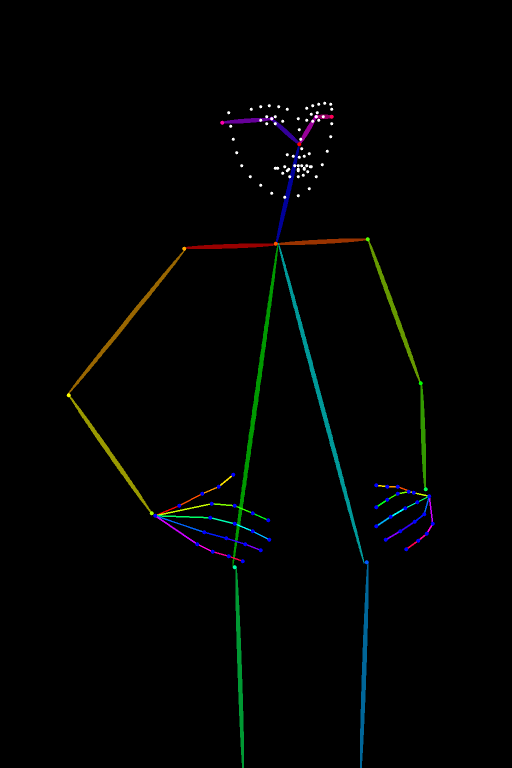
#> input picture workspace/workflows/comfyUIPoseCreator_v10/Official Pose Creator/Standing_bone_skeleton_0001.png, 512 x 768 px
$ python -i vision_slice_quality.py   (imports and definitions only)
#> lines starting #> are read from the running program, lines starting #| are printed output that depends on the picture
#!/usr/bin/env python3
"""
Vision V1 — classical frame quality on frames_manifest.json (run-anywhere).

Writes ``vision_slice_quality.ndjson`` + ``vision_slice_manifest__quality.json``.
Uses Pillow when available; otherwise ffmpeg raw gray decode.
"""

from __future__ import annotations

import argparse
import json
import os
import subprocess
import sys
import time
from datetime import datetime, timezone
from pathlib import Path
from typing import Any, Dict, List, Optional, Sequence, Tuple

from vision_slice_quality_metrics import Gray, rollup_quality_rows, score_frame

SCHEMA_VERSION = 1
QUALITY_NDJSON = "vision_slice_quality.ndjson"
QUALITY_MANIFEST = "vision_slice_manifest__quality.json"
QUALITY_VARIANT = "quality"


def utc_now() -> str:
    return datetime.now(timezone.utc).strftime("%Y-%m-%dT%H:%M:%SZ")


def _env_path(name: str) -> Optional[Path]:
    raw = (os.environ.get(name) or "").strip()
    return Path(raw).expanduser() if raw else None


# [15 lines left out: functions load_frames_manifest, resolve_frame_path, not called in this run]


def _gray_from_pil(path: Path, *, max_side: int = 384) -> Gray:
#> called with max_side = 384
    from PIL import Image  # type: ignore

    with Image.open(path) as im:
#> im is the input picture: PIL image 512x768 RGB; mean R, G, B 1.7, 2.9, 2.2
        im = im.convert("L")
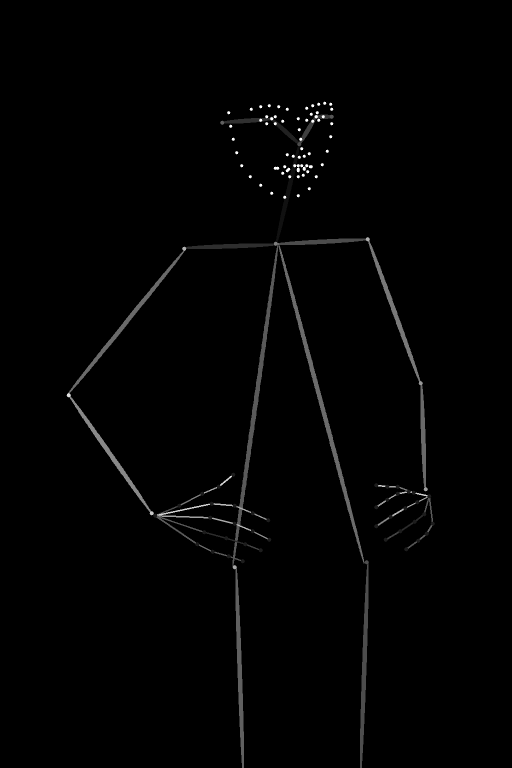
#> im: PIL image 512x768 L; min 0, max 255, mean 2.5
        w, h = im.size
#> w = 512; h = 768
        scale = min(1.0, float(max_side) / float(max(w, h, 1)))
#> scale = 0.5
        if scale < 1.0:
            im = im.resize((max(1, int(w * scale)), max(1, int(h * scale))), Image.BILINEAR)
#> im: PIL image 256x384 L
        pixels = list(im.getdata())
#> pixels = 98304 items
        ww, hh = im.size
#> ww = 256; hh = 384
    out: Gray = []
    for y in range(hh):
        row = pixels[y * ww : (y + 1) * ww]
        out.append([p / 255.0 for p in row])
#> after the loop, out = 384 items
    return out


# [71 lines left out: function _gray_from_ffmpeg, not called in this run]


def load_gray(path: Path, *, ffmpeg: str = "ffmpeg", max_side: int = 384) -> Gray:
    try:
        return _gray_from_pil(path, max_side=max_side)
    except Exception:
        return _gray_from_ffmpeg(path, ffmpeg=ffmpeg, max_side=max_side)


# [171 lines left out: functions run_quality, main, not called in this run]


# [2 lines not run here, left out]

>>> result = load_gray('../workflows/comfyUIPoseCreator_v10/Official Pose Creator/Standing_bone_skeleton_0001.png')
#> result = 384 items

$ run again, on workspace/workflows/comfyUIPoseCreator_v10/Official Pose Creator/Standing_bone_skeleton_0003.png
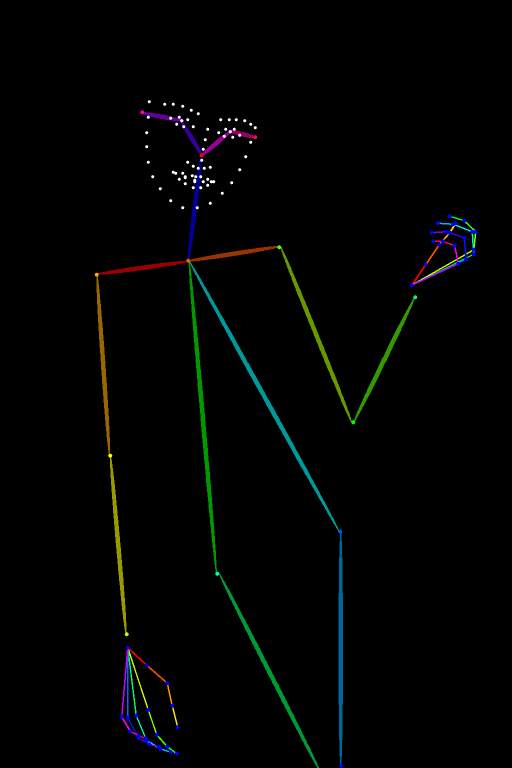
#> input picture workspace/workflows/comfyUIPoseCreator_v10/Official Pose Creator/Standing_bone_skeleton_0003.png, 512 x 768 px
#> in _gray_from_pil, im is the input picture: PIL image 512x768 RGB; mean R, G, B 1.9, 3.1, 2.2
#> in _gray_from_pil, `im = im.convert("L")`:
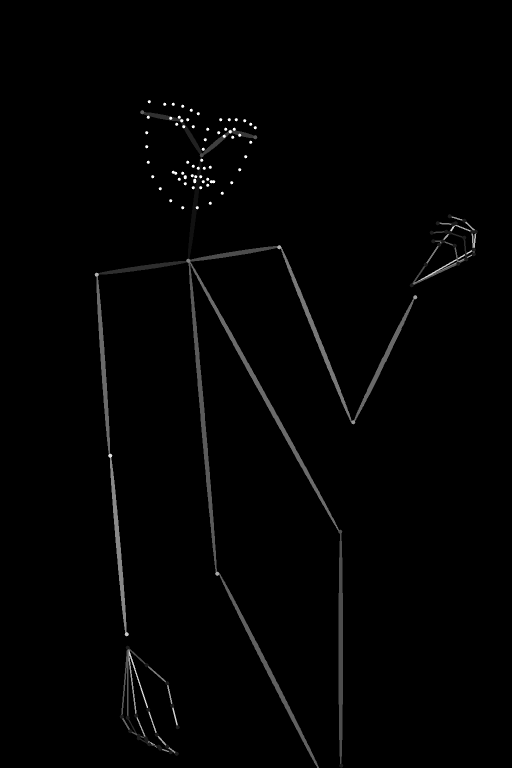
#> im: PIL image 512x768 L; min 0, max 255, mean 2.7
#> pixels = 98304 items
#> after the loop in _gray_from_pil, `for y in range(hh):`: out = 384 items

$ run again, on workspace/workflows/comfyUIPoseCreator_v10/Official Pose Creator/Standing_bone_skeleton_0004.png
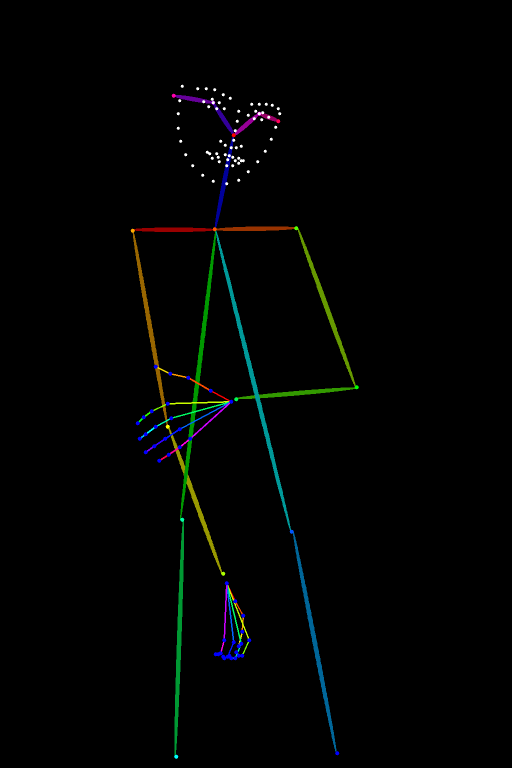
#> input picture workspace/workflows/comfyUIPoseCreator_v10/Official Pose Creator/Standing_bone_skeleton_0004.png, 512 x 768 px
#> in _gray_from_pil, im is the input picture: PIL image 512x768 RGB; mean R, G, B 1.7, 3, 2.2
#> in _gray_from_pil, `im = im.convert("L")`:
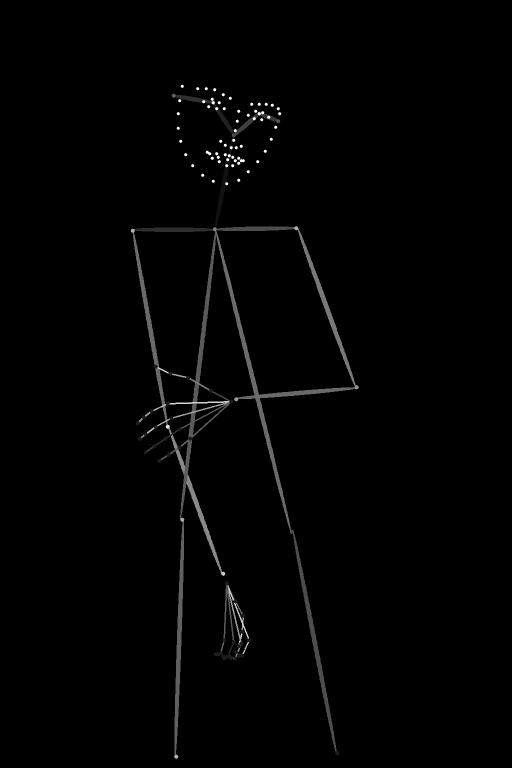
#> im: PIL image 512x768 L; min 0, max 255, mean 2.5
#> pixels = 98304 items
#> after the loop in _gray_from_pil, `for y in range(hh):`: out = 384 items

$ run again, on workspace/workflows/comfyUIPoseCreator_v10/Official Pose Creator/Standing_bone_skeleton_0005.png
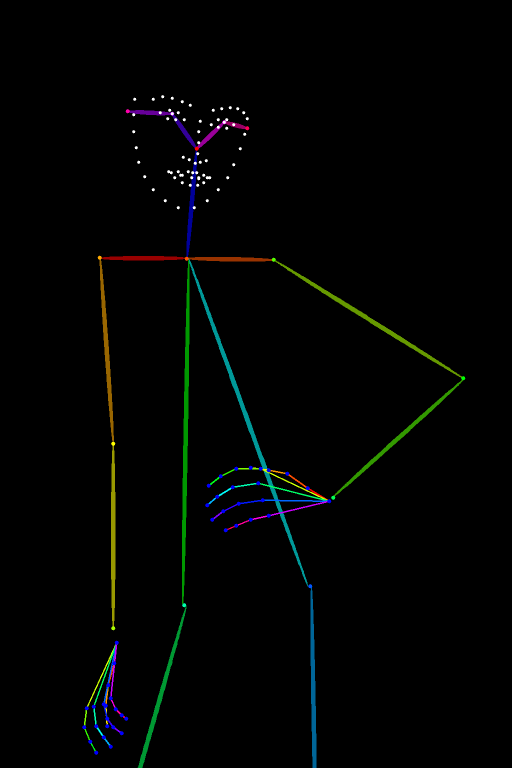
#> input picture workspace/workflows/comfyUIPoseCreator_v10/Official Pose Creator/Standing_bone_skeleton_0005.png, 512 x 768 px
#> in _gray_from_pil, im is the input picture: PIL image 512x768 RGB; mean R, G, B 1.9, 3.3, 2.3
#> in _gray_from_pil, `im = im.convert("L")`:
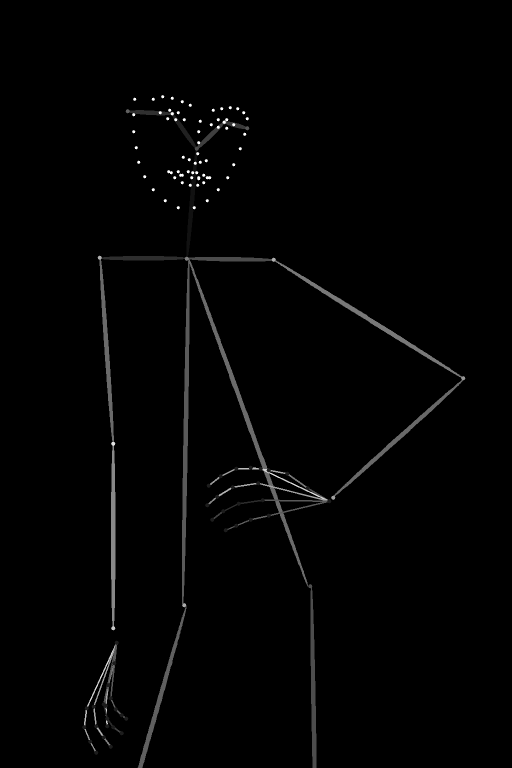
#> im: PIL image 512x768 L; min 0, max 255, mean 2.7
#> pixels = 98304 items
#> after the loop in _gray_from_pil, `for y in range(hh):`: out = 384 items
